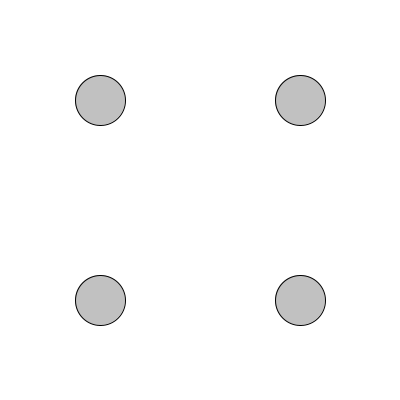
Frame 1 (no input)
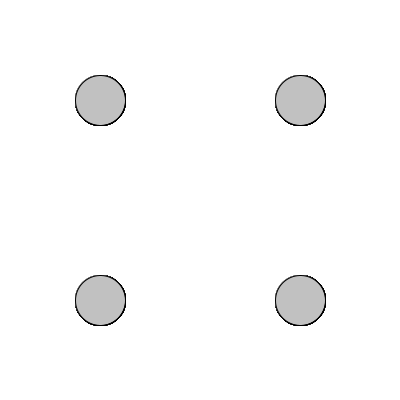
Frame 60 (the mouse pressed at the canvas centre just before this capture)
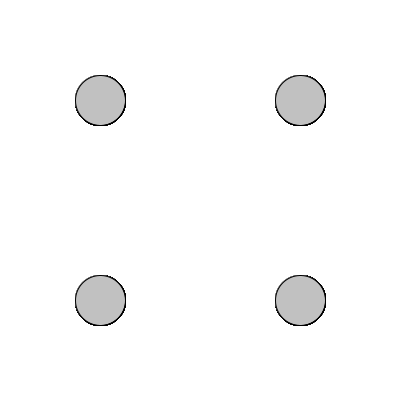
Frame 120 (the mouse held since frame 60 and released just before this capture)

The Processing sketch that drew these frames (run headless with seeded random() and noise(); from frame 60 on, the mouse is pressed at the canvas centre):

// Processing sketch: Exercise_4_4
// ── Exercise_4_4.pde
float circleX = 0;
float circleY = 0;
float circleW = 50;
float circleH = 50;
float change1 = 100;
int backgroundColor = 255;
float circleFill = 193;
void setup(){
  size(400,400);
  background(backgroundColor);
  smooth();
}

void draw(){
  fill(circleFill);
  ellipseMode(CENTER);
  ellipse(circleX + change1,circleY + change1,circleW,circleH);
  ellipse(circleX + change1*3,circleY + change1,circleW,circleH);
  ellipse(circleX + change1,circleY + change1*3,circleW,circleH);
  ellipse(circleX+change1*3,circleY+change1*3,circleW,circleH);
}
